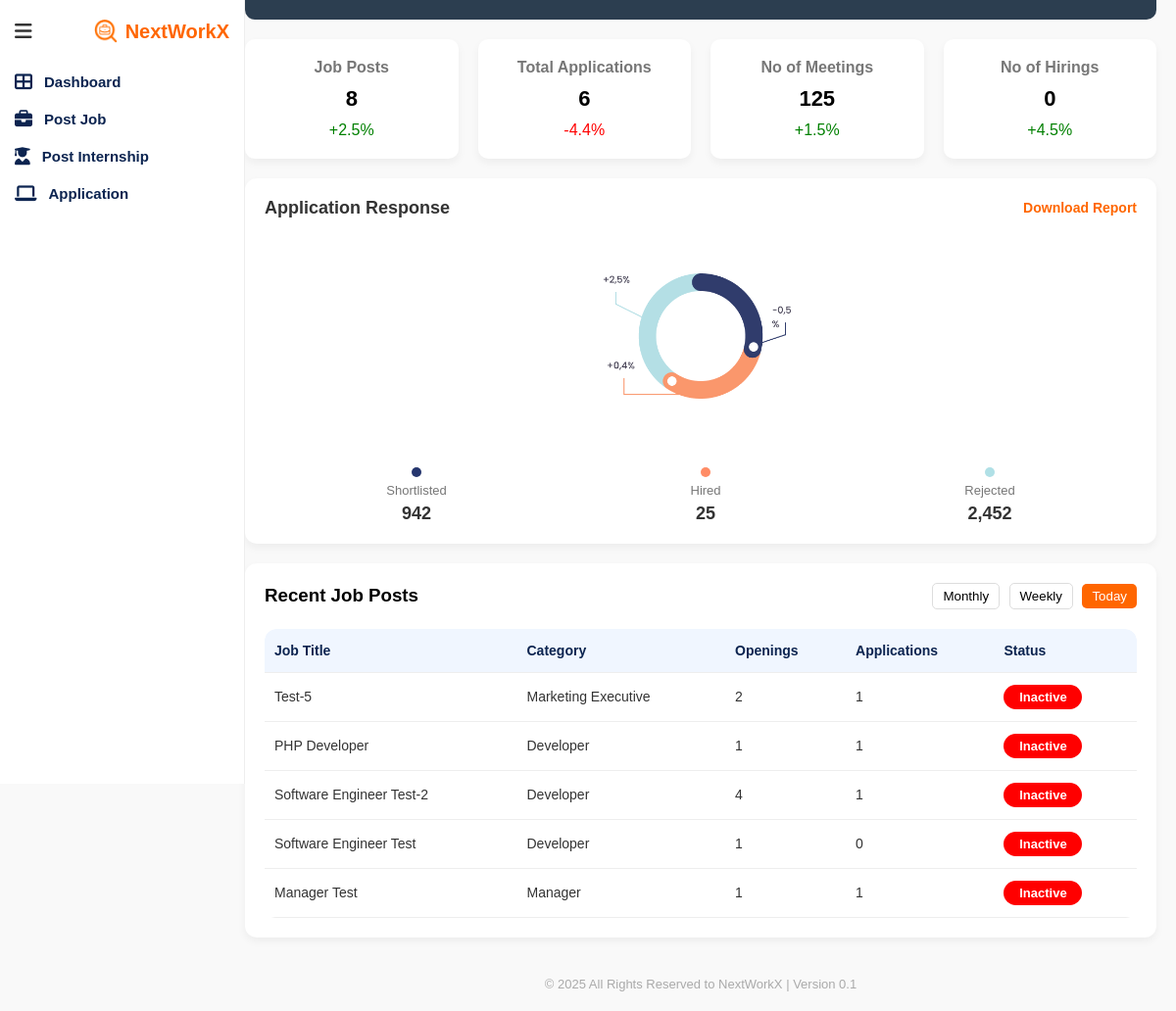
/admin/admin_dashboard.php, run on the app's committed database.
### tables this page shows
CREATE TABLE `jobs` (
  `job_id` int(11) NOT NULL,
  `recruiter_id` int(11) NOT NULL,
  `job_title` varchar(255) DEFAULT NULL,
  `tags` varchar(255) DEFAULT NULL,
  `job_role` varchar(100) DEFAULT NULL,
  `min_salary` int(11) DEFAULT NULL,
  `max_salary` int(11) DEFAULT NULL,
  `currency` varchar(10) DEFAULT 'BDT',
  `vacancies` int(11) DEFAULT 1,
  `job_level` enum('Intern','Entry','Mid','Senior','Lead') DEFAULT 'Entry',
  `country` varchar(100) DEFAULT NULL,
  `city` varchar(100) DEFAULT NULL,
  `job_description` text DEFAULT NULL,
  `skills` text DEFAULT NULL,
  `posted_on` timestamp NOT NULL DEFAULT current_timestamp(),
  `start_date` date DEFAULT NULL,
  `expire_date` date DEFAULT NULL,
  `job_type` enum('Full Time','Part Time','Remote','Freelance','Seasonal','Fixed-Price') DEFAULT NULL,
  `category` varchar(100) DEFAULT NULL
);

### admin/admin_dashboard.php (the view, shortened to what this page needs)
<?php
include 'admin_header.php';
include '../includes/db.php';
$stmt = $conn->query("SELECT * FROM jobs ORDER BY posted_on DESC LIMIT 5");
$recentJobs = $stmt->fetchAll(PDO::FETCH_ASSOC);
$jobPostsCount = $conn->query("SELECT COUNT(*) FROM jobs")->fetchColumn();
$applicationsCount = $conn->query("SELECT COUNT(*) FROM applications")->fetchColumn();
$meetingsCount = 125;
$hiringsCount = $conn->query("SELECT COUNT(*) FROM applied_jobs WHERE status = 'Hired'")->fetchColumn();
?>
<div class="admin-dashboard">
<aside class="admin-sidebar">
  <div class="sidebar-header">
    <div class="menu-toggle">
      <i class="fas fa-bars"></i>
    </div>
    <div class="logo">
      <img src="../assets/img/logo.png" alt="NextWorkX Logo">
      <span>NextWorkX</span>
    </div>
  </div>
  <nav class="admin-nav">
    <a href="#"><i class="fas fa-th-large"></i> Dashboard</a>
    <a href="#"><i class="fas fa-briefcase"></i> Post Job</a>
    <a href="#"><i class="fas fa-user-graduate"></i> Post Internship</a>
    <a href="#"><i class="fas fa-laptop"></i> Application</a>
  </nav>
</aside>
<div class="admin-main">
  <div class="welcome-banner">
  </div>
  <div class="stats-cards">
    <div class="stat-card">
      <h3>Job Posts</h3>
      <p><?php echo htmlspecialchars($jobPostsCount); ?></p>
      <span class="stat-positive">+2.5%</span>
    </div>
    <div class="stat-card">
      <h3>Total Applications</h3>
      <p><?php echo htmlspecialchars($applicationsCount); ?></p>
      <span class="stat-negative">-4.4%</span>
    </div>
    <div class="stat-card">
      <h3>No of Meetings</h3>
      <p><?php echo htmlspecialchars($meetingsCount); ?></p>
      <span class="stat-positive">+1.5%</span>
    </div>
    <div class="stat-card">
      <h3>No of Hirings</h3>
      <p><?php echo htmlspecialchars($hiringsCount); ?></p>
      <span class="stat-positive">+4.5%</span>
    </div>
  </div>
  <div class="dashboard-bottom">
    <div class="application-response">
      <div class="application-header">
        <h3>Application Response</h3>
        <a href="#" class="download-report">Download Report</a>
      </div>
      <div class="application-chart">
        <img src="../assets/img/Group 2386.png" alt="Application Chart">
      </div>
      <div class="application-stats">
        <div class="stat-item">
          <div class="dot shortlisted"></div>
          <p>Shortlisted</p>
          <h4>942</h4>
        </div>
        <div class="stat-item">
          <div class="dot hired"></div>
          <p>Hired</p>
          <h4>25</h4>
        </div>
        <div class="stat-item">
          <div class="dot rejected"></div>
          <p>Rejected</p>
          <h4>2,452</h4>
        </div>
      </div>
    </div>
    <div class="recent-jobs">
      <div class="recent-jobs-header">
        <h3>Recent Job Posts</h3>
        <div class="tabs">
          <button>Monthly</button>
          <button>Weekly</button>
          <button class="active">Today</button>
        </div>
      </div>
      <table class="recent-jobs-table">
        <thead>
          <tr>
            <th>Job Title</th>
            <th>Category</th>
            <th>Openings</th>
            <th>Applications</th>
            <th>Status</th>
          </tr>
        </thead>
        <tbody>
          <?php foreach ($recentJobs as $job): ?>
            <tr>
              <td><?php echo htmlspecialchars($job['job_title']); ?></td>
              <td><?php echo htmlspecialchars($job['job_role']); ?></td>
              <td><?php echo htmlspecialchars($job['vacancies']); ?></td>
              <td>
                <?php
                  $jobId = $job['job_id'];
                  $appCountStmt = $conn->prepare("SELECT COUNT(*) FROM applied_jobs WHERE job_id = ?");
                  $appCountStmt->execute([$jobId]);
                  $applications = $appCountStmt->fetchColumn();
                  echo htmlspecialchars($applications);
                ?>
              </td>
              <td>
                <?php
                  $today = date('Y-m-d');
                  $expireDate = $job['expire_date'];
                  if ($expireDate >= $today) {
                    echo '<span class="status-active">Active</span>';
                  } else {
                    echo '<span class="status-inactive">Inactive</span>';
                  }
                ?>
              </td>
            </tr>
          <?php endforeach; ?>
        </tbody>
      </table>
    </div>
  </div>
  <div class="admin-footer">
    <p>© 2025 All Rights Reserved to NextWorkX | Version 0.1</p>
  </div>
</div>
</div>

### assets/css/admin_dashboard.css (style rules this page uses)
* { margin: 0; padding: 0; box-sizing: border-box; font-family: 'Poppins', sans-serif; }
.admin-dashboard { display: flex; min-height: 100vh; }
.admin-sidebar { width: 250px; background: #fff; border-right: 1px solid #eee; min-height: 100vh; padding: 20px 15px; position: fixed; left: 0; top: 0; z-index: 10; }
.sidebar-header { display: flex; align-items: center; justify-content: space-between; margin-bottom: 30px; }
.menu-toggle i { font-size: 20px; color: #333; cursor: pointer; }
.logo { display: flex; align-items: center; gap: 8px; }
.logo img { width: 24px; height: 24px; }
.logo span { font-size: 20px; font-weight: 700; color: #ff6600; }
.admin-nav { margin-top: 30px; display: flex; flex-direction: column; gap: 20px; }
.admin-nav a { text-decoration: none; color: #0c2450; font-weight: 600; display: flex; align-items: center; gap: 12px; font-size: 15px; transition: 0.3s; }
.admin-nav i { font-size: 18px; }
.admin-main { margin-left: 230px; flex: 1; background: #f9f9f9; padding: 20px; }
.welcome-banner { background: #2c3e50; color: white; padding: 30px 20px; border-radius: 10px; margin-bottom: 20px; display: flex; justify-content: space-between; align-items: center; }
.stats-cards { display: flex; gap: 20px; margin: 20px 0; }
.stat-card { flex: 1; background: white; border-radius: 10px; padding: 20px; text-align: center; box-shadow: 0 4px 8px rgba(0,0,0,0.05); }
.stat-card h3 { font-size: 16px; color: #777; }
.stat-card p { font-size: 22px; font-weight: bold; margin: 10px 0; }
.stat-positive { color: green; }
.stat-negative { color: red; }
.dashboard-bottom { display: flex; gap: 20px; margin-top: 20px; flex-wrap: wrap; }
.application-response { background: #fff; border-radius: 12px; padding: 20px; box-shadow: 0 4px 8px rgba(0,0,0,0.05); flex: 1; min-width: 350px; display: flex; flex-direction: column; align-items: center; }
.application-header { width: 100%; display: flex; justify-content: space-between; align-items: center; margin-bottom: 20px; }
.application-header h3 { font-size: 18px; color: #333; }
.download-report { color: #ff6600; font-size: 14px; font-weight: bold; text-decoration: none; }
.application-chart img { width: 200px; height: 200px; object-fit: contain; margin-bottom: 20px; }
.application-stats { width: 100%; display: flex; justify-content: space-around; margin-top: 10px; }
.stat-item { display: flex; flex-direction: column; align-items: center; gap: 6px; }
.stat-item p { font-size: 13px; color: #777; margin: 0; }
.stat-item h4 { font-size: 18px; font-weight: bold; color: #333; }
.dot { width: 10px; height: 10px; border-radius: 50%; }
.dot.shortlisted { background: #26366E; }
.dot.hired { background: #FF8C66; }
.dot.rejected { background: #B0E0E6; }
.recent-jobs { background: #fff; border-radius: 12px; padding: 20px; box-shadow: 0 4px 8px rgba(0,0,0,0.05); flex: 2; min-width: 600px; }
.recent-jobs-header { display: flex; justify-content: space-between; align-items: center; }
.tabs button { background: transparent; border: 1px solid #ddd; padding: 5px 10px; margin-left: 5px; border-radius: 5px; cursor: pointer; }
.tabs .active { background: #ff6600; color: white; border: none; }
.recent-jobs-table { width: 100%; margin-top: 20px; border-collapse: collapse; }
.recent-jobs-table th, .recent-jobs-table td { padding: 12px 10px; border-bottom: 1px solid #eee; font-size: 14px; }
.recent-jobs-table { width: 100%; margin-top: 20px; border-collapse: collapse; border-radius: 12px; overflow: hidden; }
.recent-jobs-table thead { background-color: #f0f6ff; }
.recent-jobs-table th { padding: 14px 10px; font-size: 14px; color: #0c2450; font-weight: 600; text-align: left; }
.recent-jobs-table td { padding: 12px 10px; font-size: 14px; color: #333; border-bottom: 1px solid #eee; }
.recent-jobs-table th:first-child { border-top-left-radius: 12px; }
.recent-jobs-table th:last-child { border-top-right-radius: 12px; }
.status-active, .status-inactive { display: inline-block; width: 80px; text-align: center; background: #00c853; color: white; padding: 5px 0; border-radius: 20px; font-size: 13px; font-weight: 600; }
.status-inactive { background: red; }
.admin-footer { text-align: center; margin-top: 40px; font-size: 13px; color: #aaa; }
body { font-family: 'Poppins', sans-serif; background: #f9f9f9; display: flex; justify-content: center; align-items: center; height: 100vh; }

### data on the page
jobs: job_title "Test-5", job_role "Marketing Executive", vacancies "2", applications "1", expire_date "Inactive"
jobs: job_title "PHP Developer", job_role "Developer", vacancies "1", applications "1", expire_date "Inactive"
jobs: job_title "Software Engineer Test-2", job_role "Developer", vacancies "4", applications "1", expire_date "Inactive"
jobs: job_title "Software Engineer Test", job_role "Developer", vacancies "1", applications "0", expire_date "Inactive"
jobs: job_title "Manager Test", job_role "Manager", vacancies "1", applications "1", expire_date "Inactive"

### other printed values
$jobPostsCount "8"
$applicationsCount "6"
$meetingsCount "125"
$hiringsCount "0"
